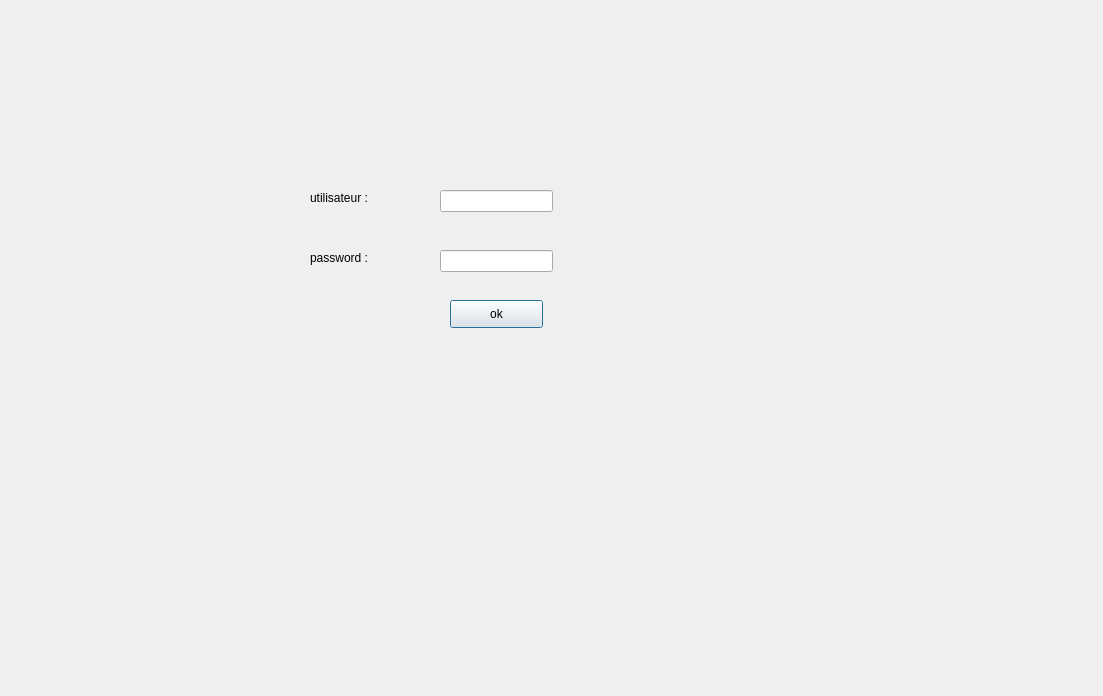
<?xml version="1.0" encoding="UTF-8"?>
<ui version="4.0">
 <class>login</class>
 <widget class="QDialog" name="login">
  <property name="geometry">
   <rect>
    <x>0</x>
    <y>0</y>
    <width>1103</width>
    <height>696</height>
   </rect>
  </property>
  <property name="windowTitle">
   <string>Dialog</string>
  </property>
  <widget class="QPushButton" name="connecter">
   <property name="geometry">
    <rect>
     <x>450</x>
     <y>300</y>
     <width>93</width>
     <height>28</height>
    </rect>
   </property>
   <property name="text">
    <string>ok</string>
   </property>
  </widget>
  <widget class="QLineEdit" name="lineEdit_utilisateur">
   <property name="geometry">
    <rect>
     <x>440</x>
     <y>190</y>
     <width>113</width>
     <height>22</height>
    </rect>
   </property>
  </widget>
  <widget class="QLineEdit" name="lineEdit_password">
   <property name="geometry">
    <rect>
     <x>440</x>
     <y>250</y>
     <width>113</width>
     <height>22</height>
    </rect>
   </property>
  </widget>
  <widget class="QLabel" name="label">
   <property name="geometry">
    <rect>
     <x>310</x>
     <y>190</y>
     <width>101</width>
     <height>16</height>
    </rect>
   </property>
   <property name="text">
    <string>utilisateur :</string>
   </property>
  </widget>
  <widget class="QLabel" name="label_2">
   <property name="geometry">
    <rect>
     <x>310</x>
     <y>250</y>
     <width>111</width>
     <height>16</height>
    </rect>
   </property>
   <property name="text">
    <string>password :</string>
   </property>
  </widget>
 </widget>
 <resources/>
 <connections/>
</ui>
